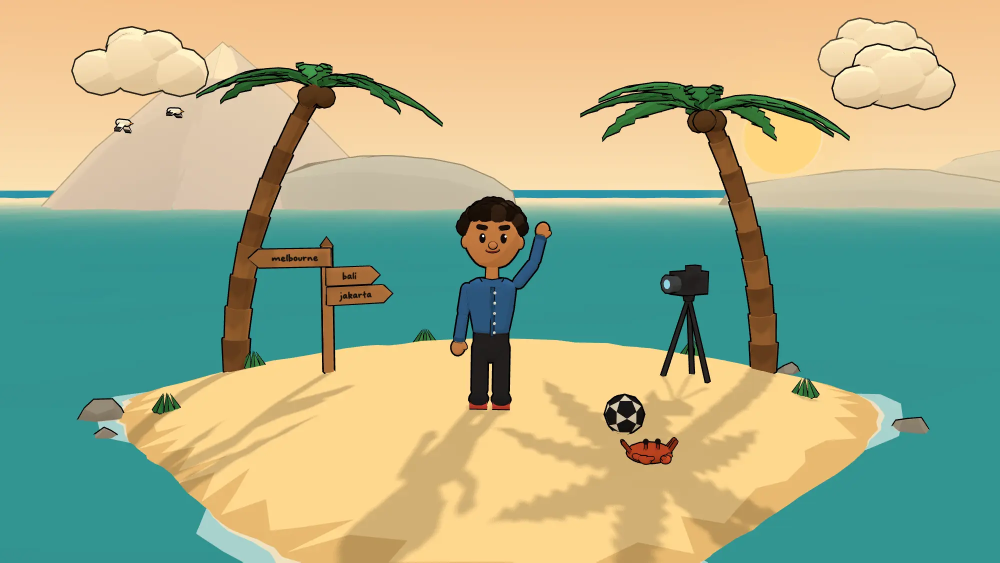
#> input picture src/assets/island-day.webp, 2000 x 1125 px (shown at 1/2 size)
$ python split-character.py ../src/assets/island-day.webp
#> lines starting #> are read from the running program, lines starting #| are printed output that depends on the picture; after the words box and inside, x2 and y2 are one past the last pixel; in counts of white or black regions, pixels touching at a corner belong together
"""Split the rendered Peanuts-style character into animation layers.

    python3 -m pip install pillow numpy
    python3 scripts/split-character.py ~/Downloads/peanuts-character.png

Writes public/character/{body,head,shadow}.webp, all the same size so they
stack exactly. The eyes are painted out of the head layer; Character.tsx
redraws them so they can blink and follow the cursor. Coordinates below are
for the 1920x1080 source render.
"""

import sys
from pathlib import Path

import numpy as np
from PIL import Image

CROP = (690, 344, 1160, 1064)  # left, top, right, bottom; feet sit 94.6% down
NECK_CUT = 668  # the head layer is everything above this line
NECK_X = (924, 982)  # body keeps a stub of neck under the head to hide the seam
NECK_OVERLAP = 8
SHADOW_TOP = 975  # the baked floor shadow is the faint pixels below this line
# Eye centres and erase radii. The right eye's is narrow so it stops short of
# the nose beside it.
EYES = [((936.5, 523.4), (9, 11)), ((986.4, 522.4), (6.5, 10))]

src = np.array(Image.open(sys.argv[1]).convert('RGBA')).astype(float)
h, w = src.shape[:2]
#> h = 1125; w = 2000
ys, xs = np.mgrid[0:h, 0:w]

shadow_mask = (ys >= SHADOW_TOP) & (src[..., 3] <= 120)
#> shadow_mask: shape (1125, 2000) bool; every value is 0
head_mask = ys < NECK_CUT
neck_stub = (ys >= NECK_CUT - NECK_OVERLAP) & (xs >= NECK_X[0]) & (xs <= NECK_X[1])
body_mask = (~head_mask | neck_stub) & ~shadow_mask
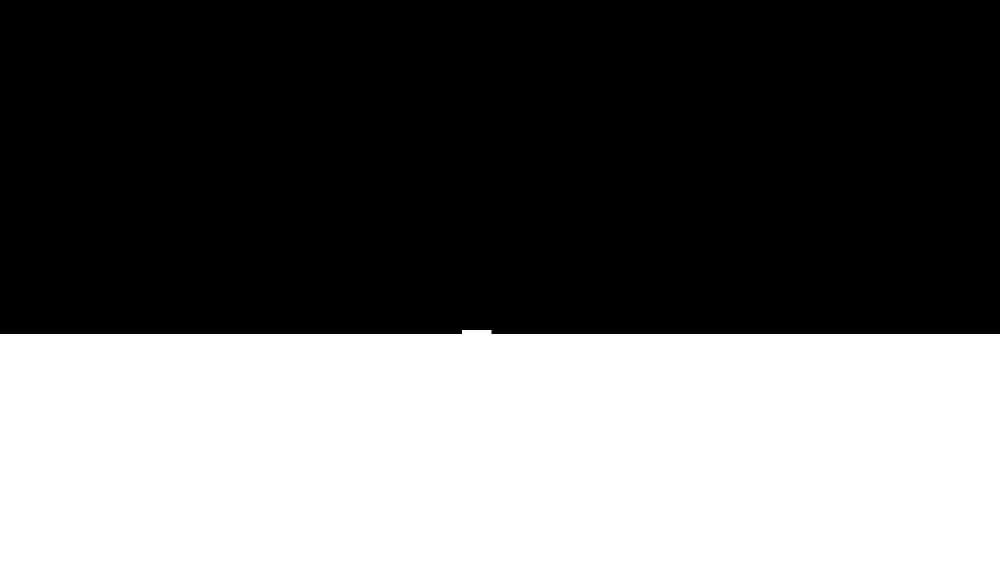
#> body_mask: shape (1125, 2000) bool (shown at 1/2 size); 40.6% white; 1 white region, box (x1, y1, x2, y2) and area: (0, 660, 2000, 1125) 914472

# Paint out the eyes: fill each one by blending vertically between the skin
# just above and below it (the nose sits right beside the right eye, so a
# horizontal fill would smear it), feathered at the edge.
head = src.copy()
for (cx, cy), (rx, ry) in EYES:
    top, bot = int(cy - ry - 2), int(cy + ry + 2)
    for x in range(int(cx - rx - 1), int(cx + rx + 2)):
        a, b = src[top, x], src[bot, x]
        for y in range(top + 1, bot):
            d = ((x - cx) / rx) ** 2 + ((y - cy) / ry) ** 2
            if d >= 1.3:
                continue
            fill = a + (b - a) * (y - top) / (bot - top)
            k = 1 if d <= 1 else (1.3 - d) / 0.3
            head[y, x] = head[y, x] * (1 - k) + fill * k


def layer(pixels: np.ndarray, mask: np.ndarray, name: str) -> None:
#> called with name = 'body'
    out = pixels.copy()
    out[~mask, 3] = 0
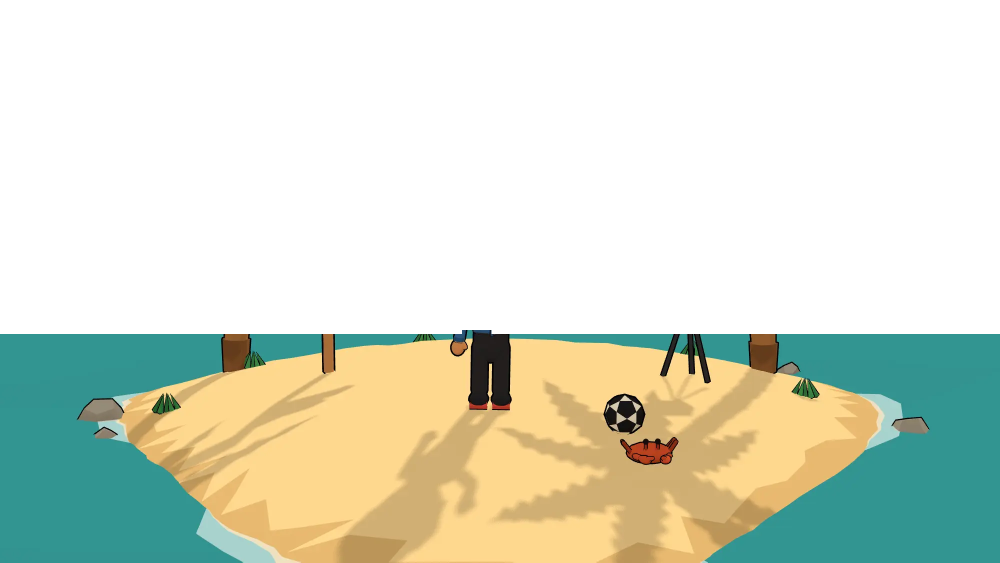
#> out: shape (1125, 2000, 4) float64 (shown at 1/2 size); mean R, G, B, A 160.9, 172.8, 138, 103.6; transparent parts drawn white
    img = Image.fromarray(out.clip(0, 255).astype(np.uint8), 'RGBA').crop(CROP)
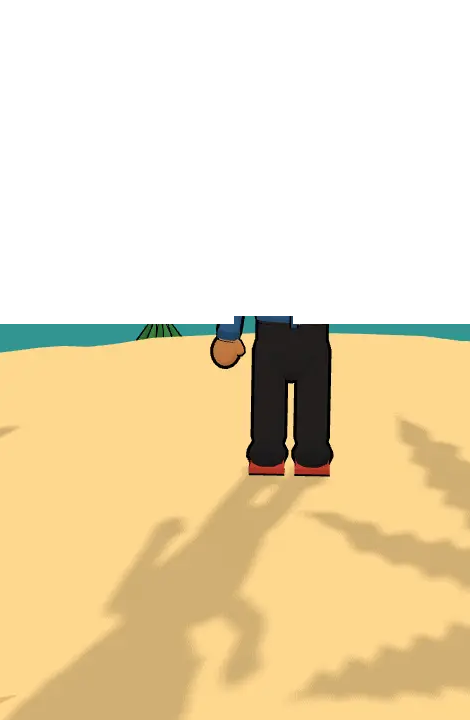
#> img: PIL image 470x720 RGBA; mean R, G, B, A 165.6, 168.6, 128.9, 140.6; transparent parts drawn white
    path = Path(__file__).resolve().parent.parent / 'public' / 'character' / f'{name}.webp'
    path.parent.mkdir(parents=True, exist_ok=True)
    img.save(path, quality=92, method=6)
#> (the run stopped early here; a loop or call above may not have finished)
